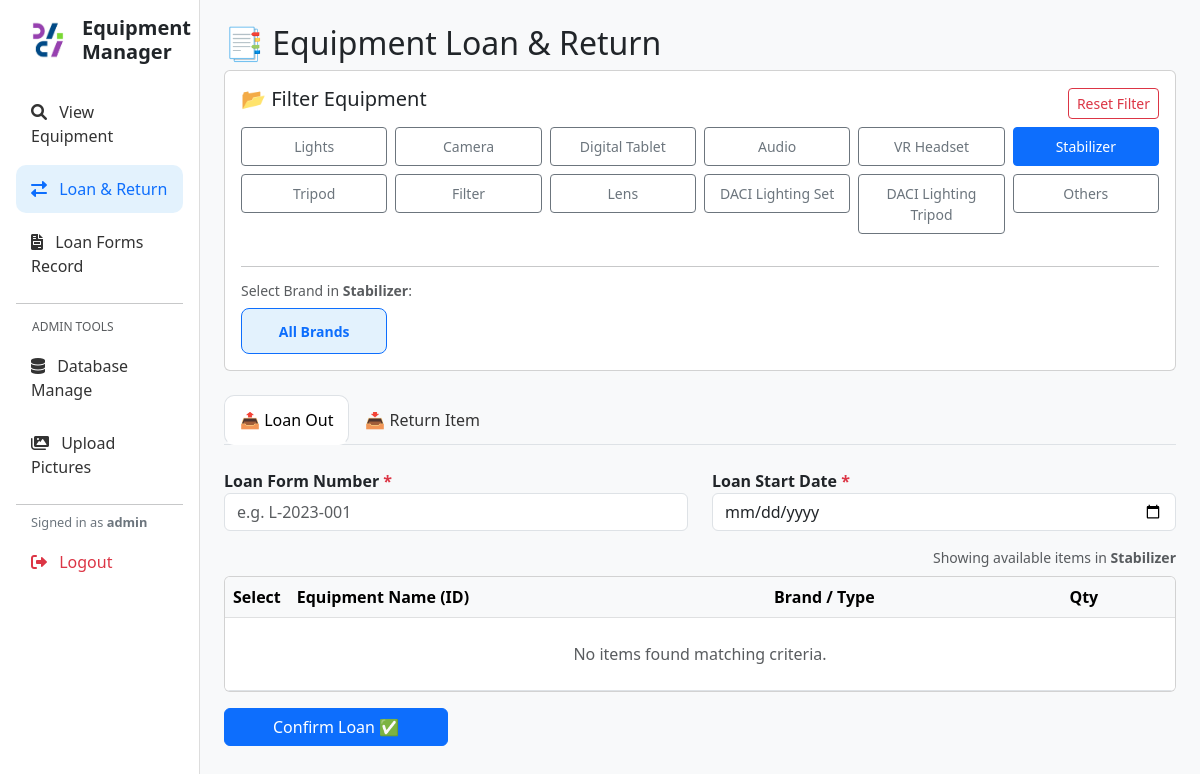
The page /loan_return?category=Stabilizer (signed in) on the database as committed earlier.
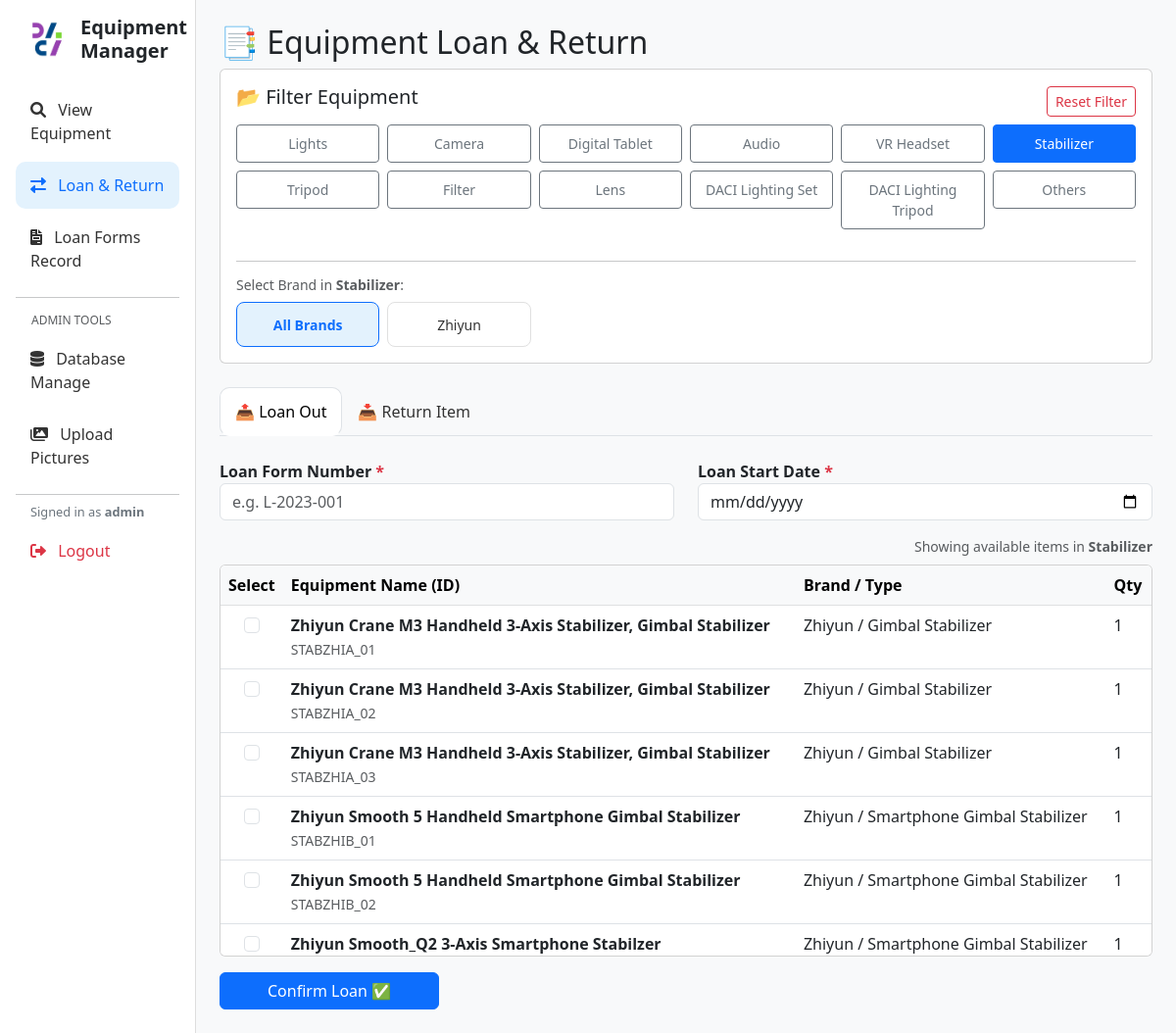
The same page on the database as committed later.
### tables this page shows
CREATE TABLE "Equipment_List" (
"Category" TEXT,
  "Equipment_ID" TEXT,
  "Type" TEXT,
  "Brand" TEXT,
  "Name" TEXT,
  "Remarks" TEXT,
  "Qty" INTEGER,
  "item_created" TEXT
);

### app.py (the view, shortened to what this page needs)
@app.route('/loan_return', methods=['GET', 'POST'])
def loan_return():
    if 'user' not in session:
        flash('Please login to access Loan & Return features.', 'warning')
        return redirect(url_for('dashboard'))
    conn = get_db()
    cat_filter = request.args.get('category', 'ALL')
    brand_filter = request.args.get('brand', 'ALL')
    brands = fetch_brands(cat_filter)
    available_data = fetch_equipment_data(availability='Yes', category_filter=cat_filter, brand_filter=brand_filter).to_dict(orient='records')
    loaned_data = fetch_equipment_data(availability='No', category_filter=cat_filter, brand_filter=brand_filter).to_dict(orient='records')
    return render_template('loan_return.html', avail=available_data, loaned=loaned_data, curr_cat=cat_filter, curr_brand=brand_filter, brands=brands)

### app.py (called while the page is built)
def get_db():
    db = getattr(g, '_database', None)
    if db is None:
        db = g._database = sqlite3.connect(DATABASE)
        db.row_factory = sqlite3.Row
    return db

@app.teardown_appcontext
def close_connection(exception):
    db = getattr(g, '_database', None)
    if db is not None:
        db.close()

@app.context_processor
def utility_processor():
    def get_icon_path(prefix, name):
        filename = f"{prefix}_{name}.png"
        filepath = os.path.join(app.config['UPLOAD_FOLDER'], filename)
        if os.path.exists(filepath):
            return url_for('static', filename=f'icons/{filename}')
        return None
    return dict(get_icon_path=get_icon_path)

def fetch_brands(category_filter='ALL'):
    conn = get_db()
    try:
        if category_filter != 'ALL':
            if category_filter == 'Others':
                query = "SELECT DISTINCT Brand FROM Equipment_List WHERE Category NOT IN ('Lights', 'Camera', 'Digital Tablet', 'Audio', 'MICs (Recording Studio)', 'VR Headset', 'Stabilizer', 'Tripod', 'Filter', 'Lens', 'DACI Lighting Set', 'DACI Lighting Tripod') ORDER BY Brand"
                params = []
            else:
                query = "SELECT DISTINCT Brand FROM Equipment_List WHERE Category = ? ORDER BY Brand"
                params = [category_filter]
            df = pd.read_sql_query(query, conn, params=params)
        else:
            query = "SELECT DISTINCT Brand FROM Equipment_List ORDER BY Brand"
            df = pd.read_sql_query(query, conn)
        return df['Brand'].tolist()
    except:
        return []

### templates/loan_return.html (shortened to what this page needs)
{% extends "base.html" %}
{% block content %}
<h2>📑 Equipment Loan & Return</h2>
<div class="card p-3 mb-4">
    <div class="d-flex justify-content-between align-items-center mb-2">
        <h5>📂 Filter Equipment</h5>
        {% if curr_cat != 'ALL' %}
            <a href="{{ url_for('loan_return') }}" class="btn btn-sm btn-outline-danger">Reset Filter</a>
        {% endif %}
    </div>
    <div class="row g-2 mb-3">
        {% for cat in ['Lights', 'Camera', 'Digital Tablet', 'Audio', 'VR Headset', 'Stabilizer', 'Tripod', 'Filter', 'Lens', 'DACI Lighting Set', 'DACI Lighting Tripod', 'Others'] %}
        <div class="col-4 col-md-2">
            <a href="{{ url_for('loan_return', category=cat) }}"
               class="btn btn-sm w-100 py-2 d-flex flex-column align-items-center justify-content-center {% if curr_cat == cat %}btn-primary{% else %}btn-outline-secondary{% endif %}">
                {{ cat }}
            </a>
        </div>
        {% endfor %}
    </div>
    {% if curr_cat != 'ALL' %}
        <hr>
        <h6 class="text-muted small mb-2">Select Brand in <b>{{ curr_cat }}</b>:</h6>
        <div class="row g-2">
            <div class="col-6 col-sm-3 col-md-2">
                <a href="{{ url_for('loan_return', category=curr_cat, brand='ALL') }}"
                   class="brand-card {% if curr_brand == 'ALL' %}active{% endif %}">
                    <small>All Brands</small>
                </a>
            </div>
            {% for b in brands %}
            <div class="col-6 col-sm-3 col-md-2">
                <a href="{{ url_for('loan_return', category=curr_cat, brand=b) }}"
                   class="brand-card {% if curr_brand == b %}active{% endif %}">
                    <small>{{ b }}</small>
                </a>
            </div>
            {% endfor %}
        </div>
    {% endif %}
</div>
<ul class="nav nav-tabs mb-4" id="myTab" role="tablist">
    <li class="nav-item">
        <button class="nav-link active" id="loan-tab" data-bs-toggle="tab" data-bs-target="#loan" type="button">📤 Loan Out</button>
    </li>
    <li class="nav-item">
        <button class="nav-link" id="return-tab" data-bs-toggle="tab" data-bs-target="#return" type="button">📥 Return Item</button>
    </li>
</ul>
<div class="tab-content" id="myTabContent">
    <div class="tab-pane fade show active" id="loan" role="tabpanel">
        <form method="POST" action="{{ url_for('loan_return', category=curr_cat, brand=curr_brand) }}">
            <div class="row mb-3">
                <div class="col-md-6">
                    <label class="fw-bold">Loan Form Number <span class="text-danger">*</span></label>
                    <input type="text" name="loan_form_number" class="form-control" placeholder="e.g. L-2023-001" required>
                </div>
                <div class="col-md-6">
                    <label class="fw-bold">Loan Start Date <span class="text-danger">*</span></label>
                    <input type="date" name="loan_date" class="form-control" value="{{ date_today }}" required>
                </div>
            </div>
            <div class="text-end text-muted small mb-2">
                Showing available items in <b>{{ curr_cat }}</b> {% if curr_brand != 'ALL' %}/ <b>{{ curr_brand }}</b>{% endif %}
            </div>
            <div class="card p-0 mb-3" style="max-height: 400px; overflow-y: auto;">
                <table class="table table-hover mb-0">
                    <thead class="table-light sticky-top">
                        <tr>
                            <th width="50">Select</th>
                            <th>Equipment Name (ID)</th>
                            <th>Brand / Type</th>
                            <th>Qty</th>
                        </tr>
                    </thead>
                    <tbody>
                        {% for item in avail %}
                        <tr>
                            <td class="text-center">
                                <input class="form-check-input" type="checkbox" name="equipment_ids" value="{{ item['ID'] }}">
                            </td>
                            <td><strong>{{ item['Name'] }}</strong> <br><small class="text-muted">{{ item['ID'] }}</small></td>
                            <td>{{ item['Brand'] }} / {{ item['Type'] }}</td>
                            <td>{{ item['Qty'] }}</td>
                        </tr>
                        {% else %}
                        <tr><td colspan="4" class="text-center py-4 text-muted">No items found matching criteria.</td></tr>
                        {% endfor %}
                    </tbody>
                </table>
            </div>
            <button type="submit" class="btn btn-primary px-5">Confirm Loan ✅</button>
        </form>
    </div>
</div>
{% endblock %}

### templates/base.html (shortened to what this page needs)
<!DOCTYPE html>
<html lang="en">
<head>
    <link href="https://cdn.jsdelivr.net/npm/bootstrap@5.3.0/dist/css/bootstrap.min.css" rel="stylesheet">
    <link rel="stylesheet" href="https://cdnjs.cloudflare.com/ajax/libs/font-awesome/6.0.0/css/all.min.css">
</head>
<body>
<div class="container-fluid">
    <div class="row">
        <div class="col-md-2 sidebar p-3 d-flex flex-column">
            <div class="d-flex align-items-center mb-4 px-2">
                <img src="{{ url_for('static', filename='logo.png') }}"
             alt="Logo"
             style="height: 3rem; width: auto; margin-right: 10px; object-fit: contain;">
                <h4 class="mb-0" style="font-weight: 700; font-size: 1.25rem;">Equipment Manager
            </div>
            <nav class="nav flex-column mb-auto">
            <nav class="nav flex-column mb-auto">
                <a class="nav-link {% if request.endpoint == 'dashboard' %}active{% endif %}" href="{{ url_for('dashboard') }}">
                    <i class="fas fa-search me-2"></i> View Equipment
                </a>
                {% if session.get('user') %}
                    <a class="nav-link {% if request.endpoint == 'loan_return' %}active{% endif %}" href="{{ url_for('loan_return') }}">
                        <i class="fas fa-exchange-alt me-2"></i> Loan & Return
                    </a>
                    <a class="nav-link {% if request.endpoint == 'loan_forms' %}active{% endif %}" href="{{ url_for('loan_forms') }}">
                        <i class="fas fa-file-invoice me-2"></i> Loan Forms Record
                    </a>
                    <hr class="my-2">
                    <h6 class="text-muted px-3 mt-2" style="font-size: 0.75rem; text-transform: uppercase;">Admin Tools</h6>
                    <a class="nav-link {% if request.endpoint == 'db_manage' %}active{% endif %}" href="{{ url_for('db_manage') }}">
                        <i class="fas fa-database me-2"></i> Database Manage
                    </a>
                    <a class="nav-link {% if request.endpoint == 'upload_images' %}active{% endif %}" href="{{ url_for('upload_images') }}">
                        <i class="fas fa-images me-2"></i> Upload Pictures
                    </a>
                    <hr class="my-2">
                    <span class="user-badge">Signed in as <strong>{{ session.get('user') }}</strong></span>
                    <a class="nav-link logout-link" href="{{ url_for('logout') }}">
                        <i class="fas fa-sign-out-alt me-2"></i> Logout
                    </a>
                {% endif %}
            </nav>
        </div>
        <div class="col-md-10 p-4">
            {% block content %}{% endblock %}
        </div>
    </div>
</div>
</body>
</html>

### templates/base.html (style rules this page uses)
body { background-color: #f8f9fa; }
.sidebar { min-height: 100vh; background: #fff; border-right: 1px solid #ddd; }
.nav-link { color: #333; font-weight: 500; padding: 12px 15px; margin-bottom: 5px; transition: all 0.2s; }
.nav-link.active { background-color: #e3f2fd; color: #0d6efd; border-radius: 10px; }
.logout-link { color: #dc3545; }
.user-badge { font-size: 0.8rem; color: #6c757d; padding-left: 15px; margin-bottom: 5px; display: block; }

### templates/loan_return.html (style rules this page uses)
.brand-card { transition: transform 0.2s, box-shadow 0.2s; cursor: pointer; border: 1px solid #e0e0e0; text-align: center; padding: 10px; background: #fff; border-radius: 8px; height: 100%; display: block; text-decoration: none; color: #333; }
.brand-card.active { background-color: #e3f2fd; border-color: #0d6efd; color: #0d6efd; font-weight: bold; }

Rows that differ between the two databases and show on the page:
added Equipment_List: Name "Zhiyun Crane M3 Handheld 3-Axis Stabilizer, Gimbal Stabilizer", ID "STABZHIA_01", Brand "Zhiyun", Type "Gimbal Stabilizer", Qty "1"
added Equipment_List: Name "Zhiyun Crane M3 Handheld 3-Axis Stabilizer, Gimbal Stabilizer", ID "STABZHIA_02", Brand "Zhiyun", Type "Gimbal Stabilizer", Qty "1"
added Equipment_List: Name "Zhiyun Crane M3 Handheld 3-Axis Stabilizer, Gimbal Stabilizer", ID "STABZHIA_03", Brand "Zhiyun", Type "Gimbal Stabilizer", Qty "1"
added Equipment_List: Name "Zhiyun Smooth 5 Handheld Smartphone Gimbal Stabilizer", ID "STABZHIB_01", Brand "Zhiyun", Type "Smartphone Gimbal Stabilizer", Qty "1"
added Equipment_List: Name "Zhiyun Smooth 5 Handheld Smartphone Gimbal Stabilizer", ID "STABZHIB_02", Brand "Zhiyun", Type "Smartphone Gimbal Stabilizer", Qty "1"
added Equipment_List: Name "Zhiyun Smooth_Q2 3-Axis Smartphone Stabilzer", Brand "Zhiyun", Type "Smartphone Gimbal Stabilizer", Qty "1"
Other text that changed with them:
new list line: "Zhiyun"
text no longer shown: "No items found matching criteria."
